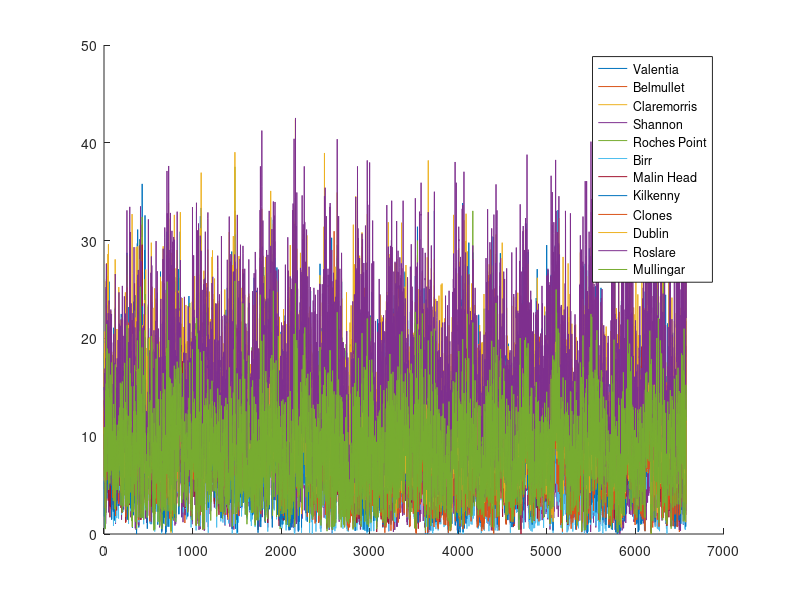
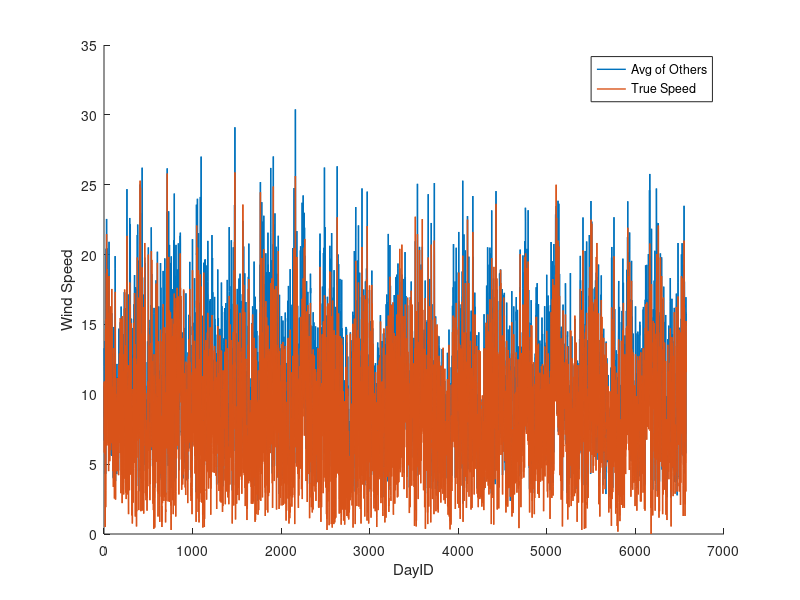

Reproduce these figures in MATLAB, in order.
IWD = csvread('irish_wind_nh.csv');

%%%%%%%%%% IWD %%%%%%%%%%

%%%%% COL 1: YEAR
%%%%% COL 2: MONTH
%%%%% COL 3: DAY
%%%%% COL 4: RPT
%%%%% COL 5: VAL
%%%%% COL 6: ROS
%%%%% COL 7: KIL
%%%%% COL 8: SHA
%%%%% COL 9: BIR
%%%%% COL 10: DUB
%%%%% COL 11: CLA
%%%%% COL 12: MUL
%%%%% COL 13: CLO
%%%%% COL 14: BEL
%%%%% COL 15: MAL

IW_LOC = csvread('wind_loc.csv');

%%%%% ORDER OF COLUMNS IS:
%%%%    1       Valentia  VAL C
%%%%    2      Belmullet  BEL C
%%%%    3    Claremorris  CLA N
%%%%    4        Shannon  SHA C
%%%%    5  Roche's Point  RPT C
%%%%    6           Birr  BIR N
%%%%    7      Mullingar  MUL N
%%%%    8     Malin Head  MAL C
%%%%    9       Kilkenny  KIL N
%%%%    10        Clones  CLO N
%%%%    11        Dublin  DUB C
%%%%    12       Roslare  ROS C

size(IWD)
station_id = [5 1 12 9 4 6 11 3 7 10 2 8];
is_coast =   [1 1 1  0 1 0 1  0 0 0  1 1];
%%% MAKE MONTHLY WIND DATASET: We want first XXX columns to be 
%%% STATID (1)/YEAR (2)/MONTH (3)/DAY (4)/DAY_IND (5) /LONG (6)/LAT (7) (no avg-ing by columns)
%%% last column in matrix is WINDSPEED (8)
n.vars = 8;
n.days = size(IWD,1);
n.stations= length(station_id);

IWD_new = zeros(n.days*n.stations,n.vars);

YEARS = unique(IWD(:,1));

for i = 1:n.stations
    cur_id = (i-1)*n.days+1;
    IWD_new(cur_id:(cur_id+n.days-1),:) = [repmat(station_id(i),n.days,1),IWD(:,1), ...
        IWD(:,2), IWD(:,3), (1:n.days)', repmat(IW_LOC(station_id(i),1),n.days,1),...
        repmat(IW_LOC(station_id(i),2),n.days,1), IWD(:,3+i)];
end

% FIRST TRY EXCLUDING MULINGAR FROM TEST DATA;
TRAIN_DATA = IWD_new(IWD_new(:,1)~=7,1:end);
TEST_DATA  = IWD_new(IWD_new(:,1)==7,1:end);
%global TRAIN_DATA;
%global TEST_DATA;

save('full_wind_data.mat','TRAIN_DATA','TEST_DATA','n')


figure(2)
hold on
temp_ind = 5;
wind_ind = 8;
for i = 1:length(unique(TRAIN_DATA(:,1)))
    cur_id = (i-1)*n.days+1;
    inds = cur_id:(cur_id+n.days-1);
    plot(TRAIN_DATA(inds,temp_ind),TRAIN_DATA(inds,end),'LineWidth',0.5);
end

plot(TEST_DATA(:,temp_ind),TEST_DATA(:,end),'LineWidth',0.5)
hold off
legend('Valentia','Belmullet','Claremorris','Shannon','Roches Point',...
    'Birr', 'Malin Head','Kilkenny','Clones','Dublin','Roslare','Mullingar')
m = zeros(n.days,1);
for i = 1:(n.stations-1)
    cur_id = (i-1)*n.days+1;
    inds = cur_id:(cur_id+n.days-1);
    m = m+TRAIN_DATA(inds,end);
end
m = m/(n.stations-1);

figure(3)
hold on
plot(1:n.days,m, 'LineWidth',1)
xlabel('DayID')
ylabel('Wind Speed')
plot(TEST_DATA(:,temp_ind),TEST_DATA(:,end),'LineWidth',1);
hold off
legend('Avg of Others', 'True Speed');

